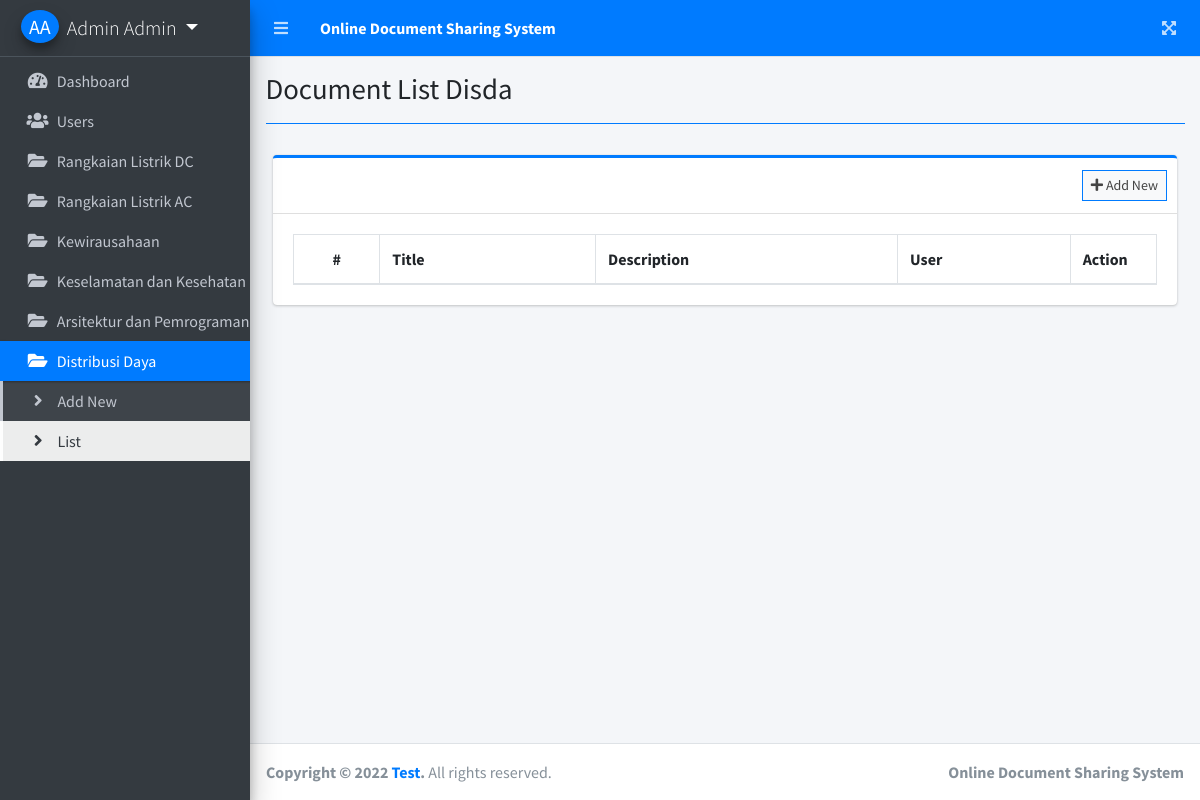
Page /index.php?page=document_list_disda (signed in) on the earlier database version.
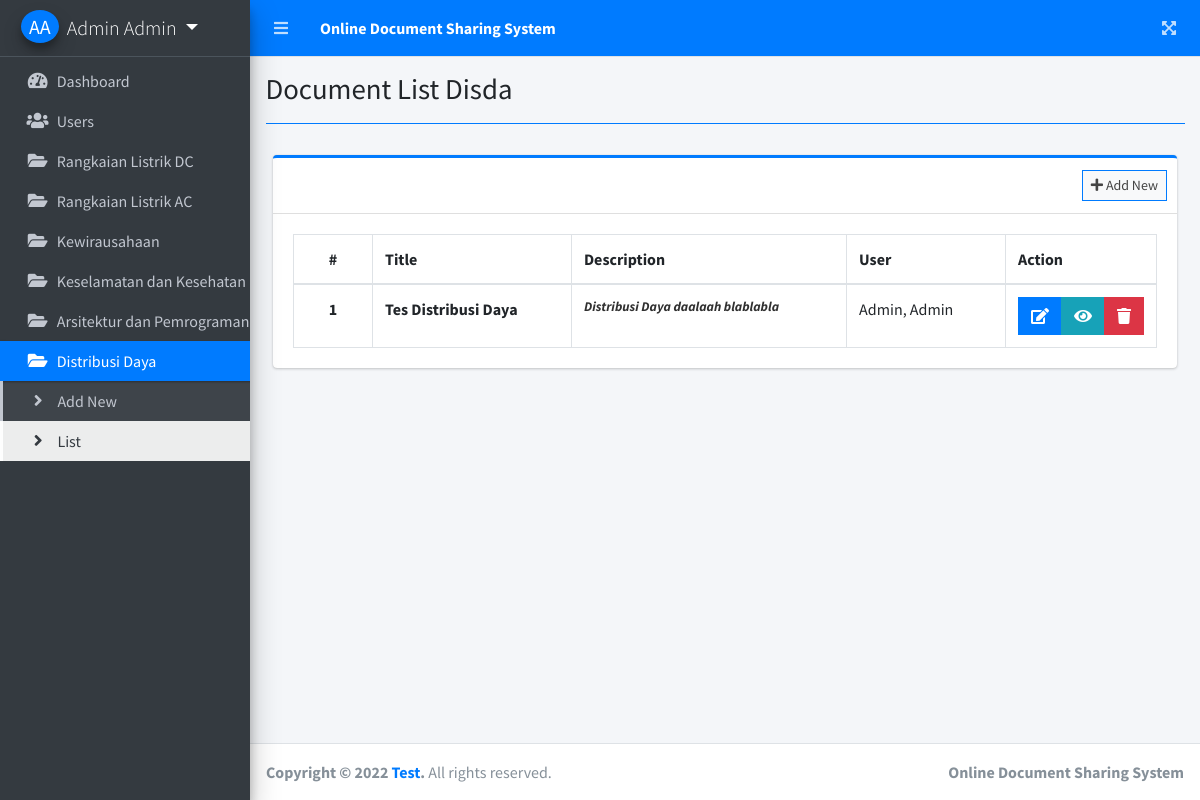
Same page on the later database version.
### tables this page shows
CREATE TABLE `disda` (
  `id` int(11) NOT NULL,
  `title` varchar(255) NOT NULL,
  `description` text NOT NULL,
  `file_json` text NOT NULL,
  `user_id` int(11) NOT NULL,
  `date_created` datetime NOT NULL DEFAULT current_timestamp()
);

### document_list_disda.php (the view, shortened to what this page needs)
<?php include'db_connect.php' ?>
<div class="col-lg-12">
	<div class="card card-outline card-primary">
		<div class="card-header">
			<div class="card-tools">
				<a class="btn btn-block btn-sm btn-default btn-flat border-primary" href="./index.php?page=new_document_disda"><i class="fa fa-plus"></i> Add New</a>
			</div>
		</div>
		<div class="card-body">
			<table class="table tabe-hover table-bordered" id="list">
			     <?php if($_SESSION['login_type'] == 1 ): ?>
				<colgroup>
					<col width="10%">
					<col width="25%">
					<col width="35%">
					<col width="20%">
					<col width="10%">
				</colgroup>
			    <?php endif; ?>
				<thead>
					<tr>
						<th class="text-center">#</th>
						<th>Title</th>
						<th>Description</th>
					     <?php if($_SESSION['login_type'] == 1 ): ?>
						<th>User</th>
					    <?php endif; ?>
						<th>Action</th>
					</tr>
				</thead>
				<tbody>
					<?php
					$i = 1;
					$where = '';
					if($_SESSION['login_type'] == 1 ):
					$user = $conn->query("SELECT * FROM users where id in (SELECT user_id FROM disda) ");
					while($row = $user->fetch_assoc()){
						$uname[$row['id']] = ucwords($row['lastname'].', '.$row['firstname'].' '.$row['middlename']);
					}
					else:
						$where = " where user_id = '{$_SESSION['login_id']}' ";
					endif;
					$qry = $conn->query("SELECT * FROM disda $where order by unix_timestamp(date_created) desc ");
					while($row= $qry->fetch_assoc()):
						$trans = get_html_translation_table(HTML_ENTITIES,ENT_QUOTES);
						unset($trans["\""], $trans["<"], $trans[">"], $trans["<h2"]);
						$desc = strtr(html_entity_decode($row['description']),$trans);
						$desc=str_replace(array("<li>","</li>"), array("",", "), $desc);
					?>
					<tr>
						<th class="text-center"><?php echo $i++ ?></th>
						<td><b><?php echo ucwords($row['title']) ?></b></td>
						<td><b class="truncate"><?php echo strip_tags($desc) ?></b></td>
						  <?php if($_SESSION['login_type'] == 1 ): ?>
						<td><?php echo isset($uname[$row['user_id']]) ? $uname[$row['user_id']] : "Deleted User" ?></td>
					    <?php endif; ?>
						<td class="text-center">
		                    <div class="btn-group">
		                        <a href="./index.php?page=edit_document_disda&id=<?php echo $row['id'] ?>" class="btn btn-primary btn-flat">
		                          <i class="fas fa-edit"></i>
		                        </a>
		                        <a  href="./index.php?page=view_document_disda&id=<?php echo md5($row['id']) ?>" class="btn btn-info btn-flat">
		                          <i class="fas fa-eye"></i>
		                        </a>
		                        <button type="button" class="btn btn-danger btn-flat delete_file_disda" data-id="<?php echo $row['id'] ?>">
		                          <i class="fas fa-trash"></i>
		                        </button>
	                      </div>
						</td>
					</tr>
				<?php endwhile; ?>
				</tbody>
			</table>
		</div>
	</div>
</div>

Differences in the rows shown:
added disda: title "Tes Distribusi Daya", description "Distribusi Daya daalaah blablabla", user "Admin, Admin"
